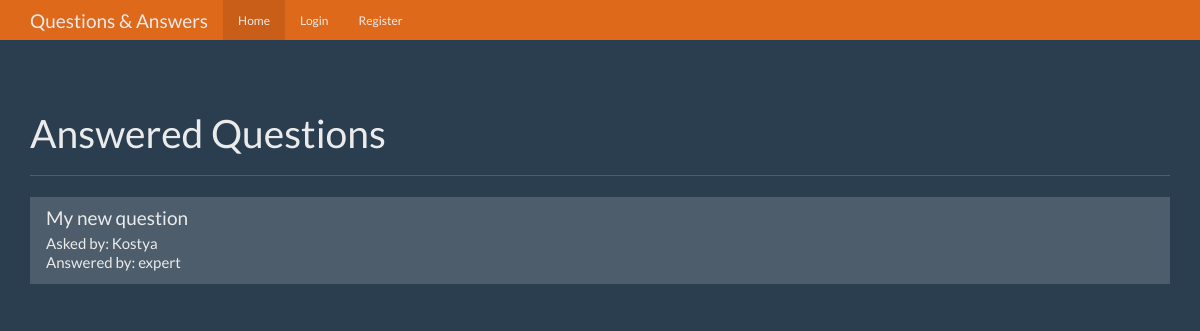
Before: / with the older database file.
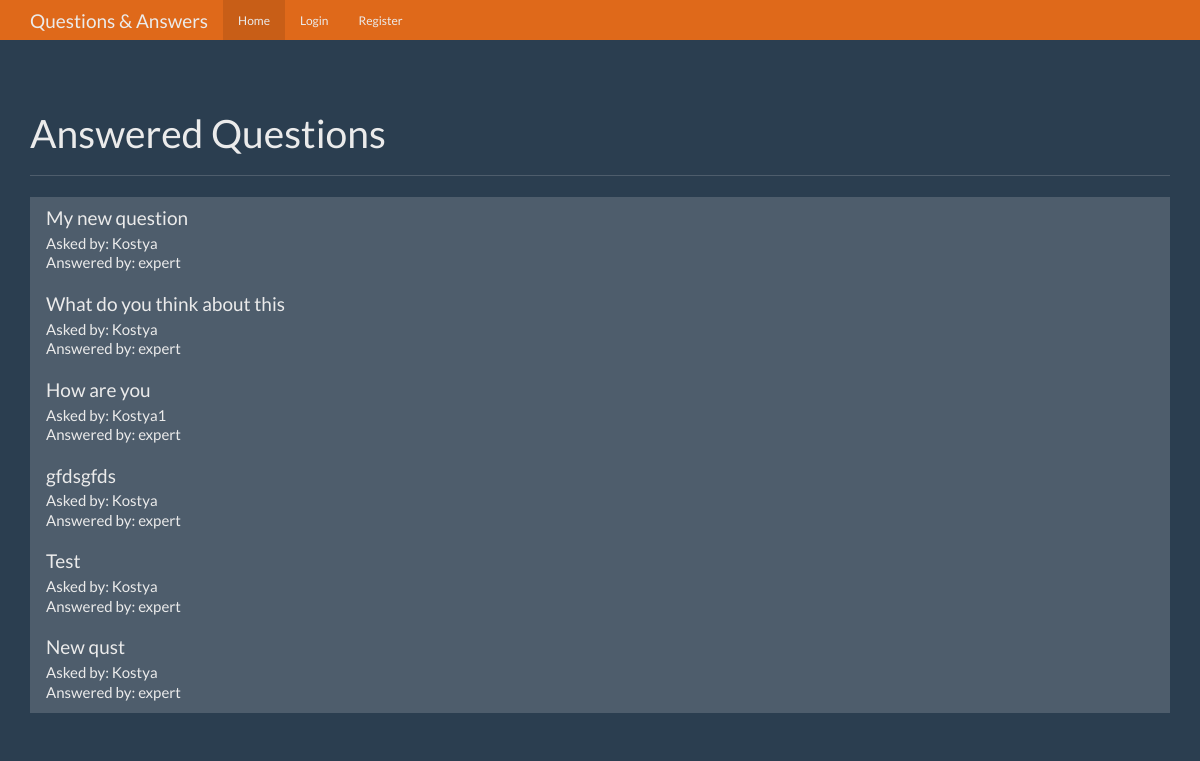
After: the same page with the newer database file.
### tables this page shows
CREATE TABLE questions (
    id integer primary key autoincrement,
    question_text text not null,
    answer_text text,
    asked_by_id integer not null,
    expert_id integer not null
);

CREATE TABLE users (
    id integer primary key autoincrement,
    name text not null,
    password text not null,
    expert boolean not null,
    admin boolean not null
);

### app.py (the view)
@app.route("/")
def index():
    user = get_current_user()
    db = get_db()
    questions_cur = db.execute(
        "select questions.id as question_id, "
        "questions.question_text, "
        "askers.name as asker_name, "
        "experts.name as expert_name "
        "from questions "
        "join users as askers on askers.id = questions.asked_by_id "
        "join users as experts on experts.id = questions.expert_id "
        "where questions.answer_text is not null"
    )
    questions_result = questions_cur.fetchall()
    return render_template(
        "home.html",
        user=user,
        questions=questions_result)

### app.py (called while the page is built, shortened)
def get_current_user():
    user_result = None
    return user_result

### database.py (called while the page is built)
def connect_db():
    sql = sqlite3.connect("questions_answer.db")
    sql.row_factory = sqlite3.Row
    return sql

def get_db():
    if not hasattr(g, "sqlite_db"):
        g.sqlite_db = connect_db()
    return g.sqlite_db

### templates/home.html (shortened to what this page needs)
{% extends "base.html" %}
{% from "show_links.html" import show_links %}
{% block nav %}{{ show_links(user) }} {% endblock %}
{% block body %}
<div class="page-header">
  <h1>Answered Questions</h1>
</div>
<div class="row">
  <div class="col-lg-12">
    <div class="list-group">
      {% for question in questions %}
        <a href="{{ url_for("question", question_id=question["question_id"]) }}" class="list-group-item">
          <h4 class="list-group-item-heading">{{ question["question_text"] }}</h4>
          <p class="list-group-item-text">Asked by: {{ question["asker_name"] }}</p>
          <p class="list-group-item-text">Answered by: {{ question["expert_name"] }}</p>
        </a>
      {% endfor %}
    </div>
  </div>
</div>
{% endblock %}

Changed rows visible on the page:
now on this page (row edited): questions: question_text "What do you think about this", asker_name "Kostya", expert_name "expert"
now on this page (row edited): questions: question_text "How are you", asker_name "Kostya1", expert_name "expert"
now on this page (row edited): questions: question_text "gfdsgfds", asker_name "Kostya", expert_name "expert"
now on this page (row edited): questions: question_text "Test", asker_name "Kostya", expert_name "expert"
added questions: question_text "New qust", asker_name "Kostya", expert_name "expert"
